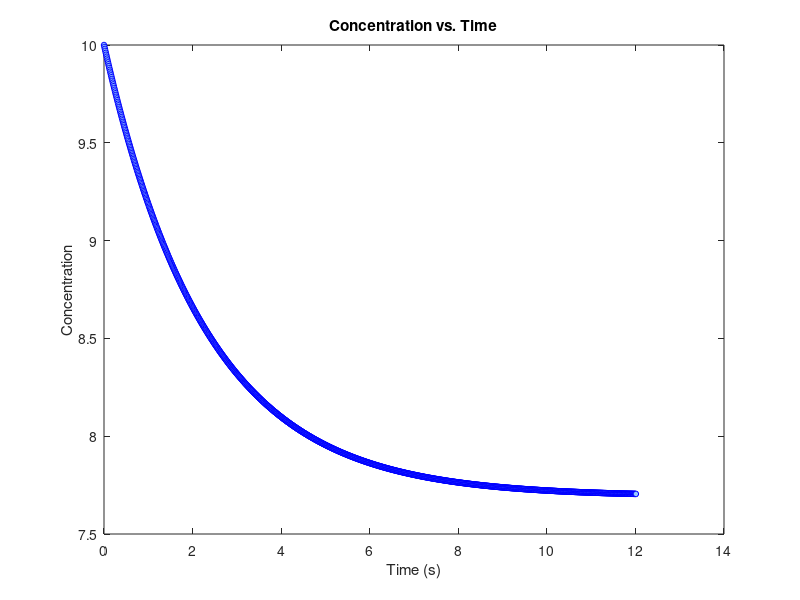

Recreate this plot in MATLAB.
f = @(t, ca) (10/3) - (ca * (0.1 + (1/3)));
tol = 1e-6;
h = 0.01;
n = 12 / h;

t0 = 0;
t1 = t0 + h;
c0 = 10;
c1 = c0 + (f(t0, c0) * h);

c_arr = zeros(1, n);
t_arr = zeros(1, n);
c_arr(1) = c0;
t_arr(1) = t0;
c_arr(2) = c1;
t_arr(2) = t1;
iter = 3;

while abs(c1 - c0) > tol && t1 <= 12
    t1 = t1 + h;
    t_arr(iter) = t1;
    c0 = c1;
    c1 = c0 + (f(t1, c0) * h);
    c_arr(iter) = c1;

    if abs(t1 - 12) < h / 2
        disp(["Concentration at 12s is ", c1])
    end
    iter = iter + 1;
end

c_arr = c_arr(1:iter-1);
t_arr = t_arr(1:iter-1);

disp(['Final steady-state concentration: ', num2str(c1)])

plot(t_arr, c_arr, '-o', 'MarkerSize', 4, ...
    'MarkerEdgeColor', 'blue', 'MarkerFaceColor', [0.6 0.8 1]);
xlabel('Time (s)');
ylabel('Concentration');
title('Concentration vs. Time');
